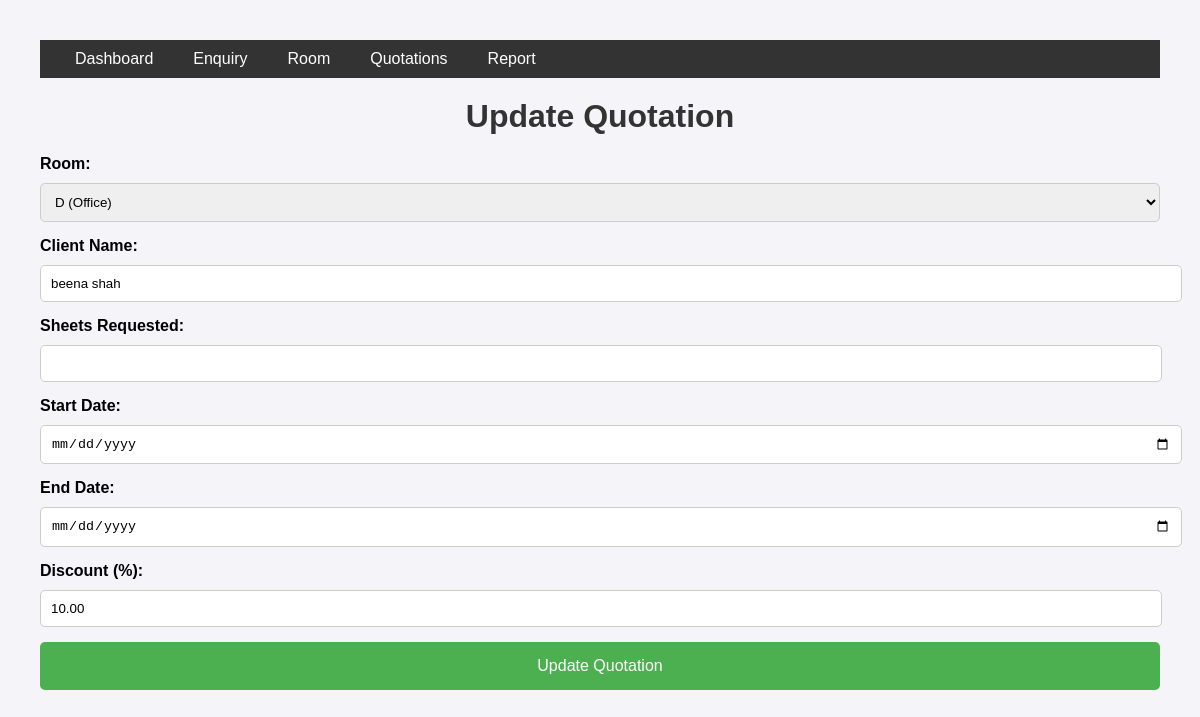
The app's page /update_quotation/1/ with its own data.
### employee/models.py (models this page shows, shortened)
class Quotation(models.Model):
    BOOKING_TYPES = [
        ('DAILY', 'Date Range'),
        ('MONTHLY', 'Monthly'),
        ('YEARLY', 'Yearly'),
    ]
    STATUS_CHOICES = [
        ('Pending', 'Pending'),
        ('Cancelled', 'Cancelled'),
        ('Convert', 'Convert'),
    ]
    room = models.ForeignKey(Room, on_delete=models.CASCADE)
    client_name = models.CharField(max_length=100)
    sheets_booked = models.PositiveIntegerField()
    start_date = models.DateField()
    end_date = models.DateField()
    booking_type = models.CharField(max_length=10, choices=BOOKING_TYPES, default='DAILY')
    status = models.CharField(max_length=10, choices=STATUS_CHOICES, default='Pending')
    discount = models.DecimalField(max_digits=5, decimal_places=2, default=0.0)
    final_price = models.DecimalField(max_digits=10, decimal_places=2, default=0.0)
    created_at = models.DateTimeField(auto_now_add=True)
    updated_at = models.DateTimeField(auto_now=True)

class Room(models.Model):
    ROOM_TYPES = [
        ('Meeting Room', 'Meeting Room'),
        ('Auditorium', 'Auditorium'),
        ('Office', 'Office'),
    ]
    name = models.CharField(max_length=50)
    room_type = models.CharField(max_length=20, choices=ROOM_TYPES)
    sheet_count = models.PositiveIntegerField()
    price_per_sheet = models.DecimalField(max_digits=10, decimal_places=2, null=True, blank=True)
    price = models.DecimalField(max_digits=10, decimal_places=2, null=True, blank=True)
    amenities = models.TextField(default="Tea, Coffee, Pantry, WiFi")

### employee/views.py (the view, shortened to what this page needs)
# urls.py: path('update_quotation/<int:id>/', views.update_quotation, name='update_quotation'),
def update_quotation(request, id):
    quotation = get_object_or_404(Quotation, id=id)
    rooms = Room.objects.all()
    return render(request, 'update_quotation.html', {'quotation': quotation, 'rooms': rooms})

### templates/update_quotation.html (shortened to what this page needs)
{% extends 'base.html' %}
{% block main %}
<h1>Update Quotation</h1>
<form method="POST">
    <label for="room_id">Room:</label>
    <select name="room_id" required>
        {% for room in rooms %}
            <option value="{{ room.id }}" {% if room.id == quotation.room.id %}selected{% endif %}>
                {{ room.name }} ({{ room.room_type }})
            </option>
        {% endfor %}
    </select>
    <label for="client_name">Client Name:</label>
    <input type="text" name="client_name" value="{{ quotation.client_name }}" required>
    <label for="sheets_requested">Sheets Requested:</label>
    <input type="number" name="sheets_requested" value="{{ quotation.sheets_requested }}" required>
    <label for="start_date">Start Date:</label>
    <input type="date" name="start_date" value="{{ quotation.start_date }}" required>
    <label for="end_date">End Date:</label>
    <input type="date" name="end_date" value="{{ quotation.end_date }}">
    <label for="discount">Discount (%):</label>
    <input type="number" name="discount" value="{{ quotation.discount }}" min="0" max="100">
    <button type="submit">Update Quotation</button>
</form>
{% endblock %}

### templates/base.html (style rules this page uses)
body { font-family: Arial, sans-serif; background-color: #f4f4f9; margin: 0; padding: 0; }
h1 { text-align: center; margin-top: 20px; color: #333; }
label { font-weight: bold; margin-bottom: 10px; display: block; }
input, select, textarea { width: 100%; padding: 10px; margin-bottom: 15px; border: 1px solid #ccc; border-radius: 5px; }
input[type="number"] { width: calc(100% - 20px); }
button { width: 100%; padding: 15px; background-color: #4CAF50; color: white; border: none; border-radius: 5px; font-size: 16px; cursor: pointer; }
body { font-family: Arial, sans-serif; margin: 20px; padding: 20px; }
h1 { text-align: center; color: #333; margin-bottom: 20px; }
@media (min-width: 1024px) { h1 { font-size: 2em; } }

### records on screen
Quotation: room_id "D (Office)", client_name "beena shah", discount "10.00"
